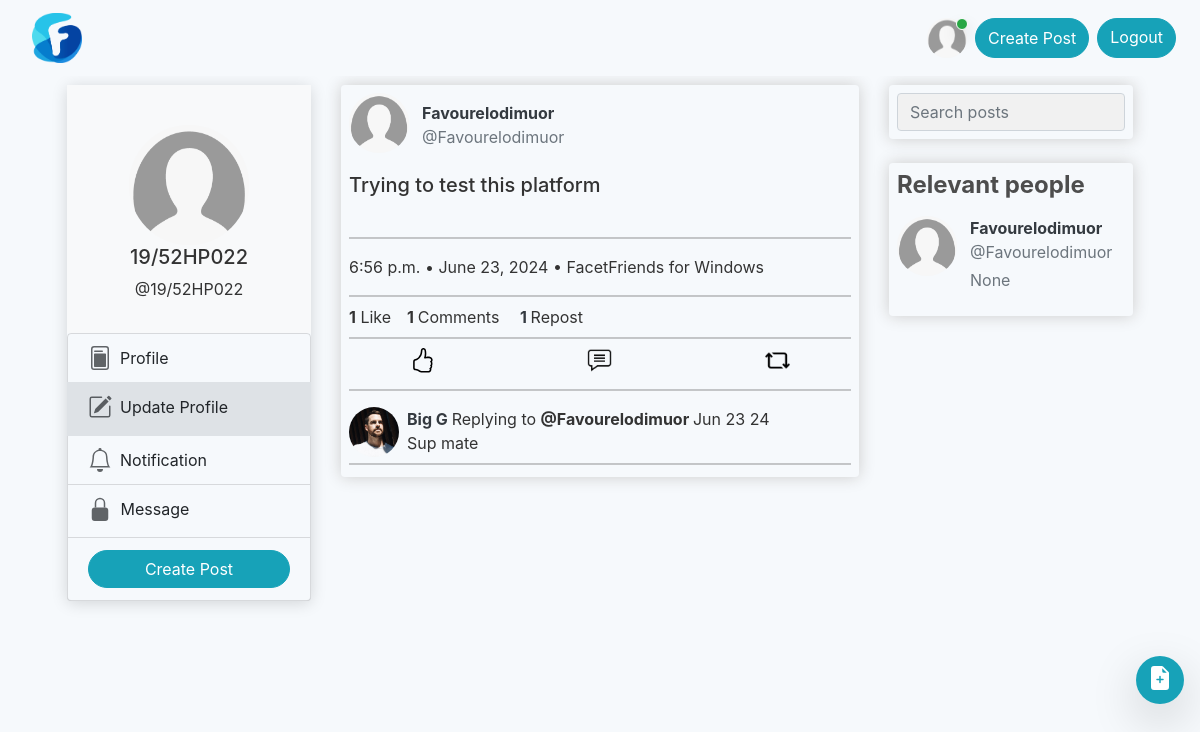
The page /post/1/ (signed in) on the database its author committed.
### users/models.py (models this page shows, shortened)
class User(AbstractUser):
    username = models.CharField(
        max_length=150,
        unique=True,
        validators=[
            RegexValidator(
                regex=r'^[\w@./+-]+$',  # Adjust the regex to include other characters if needed
                message="Username must consist of letters, numbers, or @/./+/-/_ characters."
            ),
        ],
        error_messages={
            'unique': "A user with that username already exists.",
        },
    )
    display_name = models.CharField(max_length=20, null=True, blank=True)
    about = models.CharField(max_length=255, null=True, blank=True)
    image = models.ImageField(default='profile.png', upload_to='profile_picture')
    follower = models.ManyToManyField(settings.AUTH_USER_MODEL, blank=True, related_name='follower_list')
    following = models.ManyToManyField(settings.AUTH_USER_MODEL, blank=True, related_name='following_list')
    background_image = models.ImageField(default="WIN_20220328_15_20_55_Pro.jpg", upload_to="profile_background_image")
    account_visit = models.IntegerField(default=0)
    account_engaged = models.IntegerField(default=0)
    has_viewed = models.BooleanField(default=False)
    is_verified = models.BooleanField(default=False)
    post_notification = models.ManyToManyField(settings.AUTH_USER_MODEL, blank=True, related_name='post_notify')
    mute_list = models.ManyToManyField(settings.AUTH_USER_MODEL, blank=True, related_name='mute')
    block_list = models.ManyToManyField(settings.AUTH_USER_MODEL, blank=True, related_name='block')

### feed/models.py (models this page shows, shortened)
class Post(models.Model):
    title = models.CharField(max_length=100, blank=True, null=True)
    content = models.TextField()
    date_posted = models.DateTimeField(default=timezone.now)
    os = models.CharField(max_length=15,  blank=True, null=True)
    author = models.ForeignKey(settings.AUTH_USER_MODEL, on_delete=models.CASCADE)
    like = models.ManyToManyField(settings.AUTH_USER_MODEL, blank=True, related_name='like')
    def get_absolute_url(self):
        return reverse("post_detail_view", kwargs={"pk": self.pk})
    def get_repost_url(self):
        return reverse("repost_add_view", kwargs={"pk": self.pk})
    def get_api_like_url(self):
        return reverse('like-api', kwargs={'pk': self.pk})

class BlogComment(models.Model):
    user = models.ForeignKey(settings.AUTH_USER_MODEL, on_delete=models.CASCADE)
    post = models.ForeignKey(Post, on_delete=models.CASCADE)
    comment = models.CharField(max_length=200)
    date_posted = models.DateTimeField(default=timezone.now)

### feed/views.py (the view)
# urls.py: path('post/<int:pk>/', feed_view.post_detail_view, name='post_detail_view'),
@login_required
def post_detail_view(request, pk):
    obj = get_object_or_404(Post, pk=pk)
    comments = obj.blogcomment_set.all().order_by("-date_posted")
    obj_likes = obj.like.all()
    notification_count = Notification.objects.filter(user=request.user, is_seen=False).count()
    post_notification_count = PostNotification.objects.filter(user=request.user, is_seen=False).count()
    if request.method == "POST":
        if obj.author == request.user:
            obj.delete()
            return redirect("feed_home")
    context = {
        'object': obj,
        'comments': comments,
        'notification_count': notification_count,
        'post_notification_count': post_notification_count,
        'obj_likes': obj_likes,
        "form": CommentBox()
    }
    return render(request, 'blog/blog_detail.html', context)

### feed/templates/blog/blog_detail.html (shortened to what this page needs)
{% extends 'blog/base.html' %}
{% load humanize %}
{% load static %}
{% load crispy_forms_tags %}
{% load mentions %}
{% load pwa %}
{% block content %}
<div class="col-lg-6">
    <div class="box-element">
        <div class="content-section">
            <div class="media">
                <a href="{% url 'a_follower_post_view' object.author %}">
                    <img class="rounded-circle article-img" src="{{ object.author.image.url }}" alt="">
                </a>
                <div class="media-body mt-2">
                    <a href="{% url 'a_follower_post_view' object.author %}" class="text-decoration-none">
                        <strong class="account-heading text-dark">
                            {% if object.author.display_name %}
                            {{ object.author.display_name }}
                            {% else %}
                            {{ object.author }}
                            {% endif %}
                        </strong>
                    </a>
                    <br>
                    <a href="{% url 'a_follower_post_view' object.author %}" class="text-decoration-none">
                        <p class="text-secondary">@{{ object.author }}</p>
                    </a>
                </div>
            </div>
            <h5 class="mt-2">{{ object.content|safe|mentions|hashtags }}</h5>
            <div class="row p-2 br-2">
            </div>
            <hr>
            <p>{{ object.date_posted|time }} &bull; {{ object.date_posted|date }} {% if object.os %} &bull; FacetFriends for {{ object.os }} {% endif %}</p>
            <hr class="my-2">
            <span class="d-flex">
                <div data-toggle="tooltip" data-placement="top" title="Click to view liked by"
                     style="cursor: pointer" onclick="openCity(event, 'Likes')" class="tablinks">
                    <b class="_result">{{object.like.count|intword}}</b>
                    {% if object.like.count > 1 %}Likes {% else %} Like
                    {% endif %}
                </div>
                <div class="ml-3">
                    <b> {{ object.blogcomment_set.count|intword }} </b>Comments
                    <a class="text-dark ml-3" href="{{object.get_repost_url}}">
                        <b data-target="#postReposModal" data-toggle="modal">
                            {{ object.blogrepost_set.count|intword }}
                        </b>
                    </a>
                    {% if object.blogrepost_set.count > 1 %}Reposts
                    {% else %} Repost {% endif %}
                </div>
            </span>
            <hr class="my-2">
            <div class="row" align="center">
                <div class="col-lg-4 col-4">
                    <a class=" like-btn" data-toggle="tooltip" data-placement="top"
                            title="Like" data- data-href='{{ object.get_api_like_url }}' style="cursor: pointer">
                    </a>
                </div>
                <div class="col-lg-4 col-4">
                    <img onclick="openForm()" data-toggle="tooltip" data-placement="top" title="Comment" style="cursor: pointer"
                         src="{% static 'images/comment (2).png' %}" class="comment mb-" width="25" height="25" alt="">
                </div>
                <div class="col-lg-4 col-4">
                    <a class="text-dark" href="{{object.get_repost_url}}">
                    <img data-toggle="tooltip" data-placement="top" title="Repost" style="cursor: pointer"
                             src="{% static 'images/retweet (1).png' %}" class="mb-" width="25" height="25" alt=""></a>
                </div>
            </div>
            <hr>
            {% for comment in comments %}
            <div class="media">
                <a href="{% url 'a_follower_post_view' comment.user %}" class="text-decoration-none text-dark">
                    <img class="rounded-circle article-img mr-2" style="width: 50px;height:50px"
                        src="{{ comment.user.image.url }}" alt="">
                </a>
                <div class="media-body">
                    <a href="{% url 'a_follower_post_view' comment.user %}" class="text-decoration-none text-dark">
                        <strong class="account-heading">
                            {% if comment.user.display_name %}
                            {{ comment.user.display_name }}
                            {% else %}
                            {{ comment.user.username }}
                            {% endif %}
                        </strong>
                    </a>
                    Replying to
                    <b>
                        @{{ comment.post.author }}
                    </b>{{ comment.date_posted|date:"M d y" }}
                    <p class="mb-1">{{ comment.comment|safe|mentions|hashtags }}</p>
                </div>
            </div>
            <hr class="my-1">
            {% endfor %}
        </div>
    </div>
    <br>
    <br>
</div>
<div class="col-lg-3 phone_size">
    <div class="box-element">
        <form action="{% url 'search' %}" autocomplete="off" method="GET" value="{{request.GET.q}}">
            <input type="text" name="q" value="{{request.GET.q}}" class="form-control"
                   placeholder="Search posts"/>
        </form>
    </div>
    <br>
    <div class="box-element">
        <h4 class="mb-3"><strong>Relevant people</strong></h4>
        <div class="media">
            <a href="{% url 'a_follower_post_view' object.author %}">
                <img class="rounded-circle article-img" src="{{ object.author.image.url }}" alt="">
            </a>
            <div class="media-body">
                <div class="dropdown">
                    <a href="{% url 'a_follower_post_view' object.author %}" class="text-decoration-none text-dark">
                        <strong class="account-heading">
                            {% if object.author.display_name %}
                            {{ object.author.display_name }}
                            {% else %}
                            {{ object.author }}
                            {% endif %}
                        </strong>
                    </a>
                </div>
                <p class="text-secondary mb-1 text-truncate">@{{ object.author }}</p>
                <p class="text-secondary">{{ object.author.about }}</p>
            </div>
        </div>
    </div>
    <br>
    <br>
</div>
{% endblock %}

### feed/templates/blog/base.html (shortened to what this page needs)
<!DOCTYPE html>
{% load crispy_forms_tags %}
{% load static %}
{% load humanize %}
{% load pwa %}
<html lang="en">
<head>
    <link href="https://cdn.jsdelivr.net/npm/bootstrap@5.1.3/dist/css/bootstrap.min.css" rel="stylesheet"
>
    <link rel="stylesheet" href="https://stackpath.bootstrapcdn.com/bootstrap/4.5.0/css/bootstrap.min.css"
>
    <link href="https://stackpath.bootstrapcdn.com/bootstrap/4.4.1/css/bootstrap.min.css" rel="stylesheet"
          type="text/css"/>
    <link rel="stylesheet" href="https://cdn.jsdelivr.net/npm/bootstrap@4.6.1/dist/css/bootstrap.min.css"
>
    <link rel="stylesheet" href="https://cdnjs.cloudflare.com/ajax/libs/animate.css/4.1.1/animate.min.css"/>
    <link rel="stylesheet" href="https://cdnjs.cloudflare.com/ajax/libs/animate.css/3.7.2/animate.min.css">
    <link rel="stylesheet" href="{% static 'css/bootstrap.css' %}">
    <link rel="stylesheet" href="{% static 'css/main.css' %}">
    <link rel="stylesheet" href="{% static 'css/search.css' %}">
</head>
<body id="page-top">
{% include 'blog/navbar.html' %}
<div class="container">
    <div class="row">
        <div class="col-lg-3 phone_size">
            <div class="sticky-top" style="top: 80px">
                <div class="card border-0">
                    <div align="center" class="customer-profile">
                        <br>
                        <img width="120" height="120" background="#fff" color="#fff"
                             class="rounded-circle customer-image " src="{{ user.image.url }}">
                        <h5>
                            {% if user.display_name %}
                            {{ user.display_name }}
                            {% else %}
                            {{ user }}
                            {% endif %}
                        </h5>
                        <p class="text-truncate">@{{ user }}</p>
                    </div>
                    <ul class="customer-nav list-group">
                        <a href="{% url 'a_follower_post_view' user %}" class=" list-group-item">
                            <div class="media">
                                <div class="media-body ml-2">
                                    Profile
                                </div>
                            </div>
                        </a>
                        <a href="{% url 'update_profile' %}" class="active list-group-item">
                            <div class="media">
                                <div class="media-body ml-1">
                                    Update Profile
                                </div>
                            </div>
                        </a>
                        <a href="{% url 'notification' %}" class="list-group-item">
                            <div class="media">
                                <div class="media-body ml-2">
                                    Notification
                                </div>
                            </div>
                        </a>
                        <a href="#" class="d-flex justify-content-between align-items-center list-group-item">
                            <span>
                                Message
                            </span>
                        </a>
                        <a data-target="#postModal" data-toggle="modal" href=""
                           class="d-flex justify-content-between align-items-center list-group-item">
                            <button class="btn btn-info btn-block">
                                Create Post
                            </button>
                        </a>
                    </ul>
                </div>
            </div>
        </div>
        <br>
        <br>
        {% block content %} {% endblock %}
    </div>
</div>
<div class="toast-container toast-bottom-center" style="height: 10px;">
</div>
<a class="scroll shadow-lg rounded-circle">
</a>
</body>
</html>

### feed/templates/blog/navbar.html (shortened to what this page needs)
{% load static %}
{% load humanize %}
<nav style="background-color: #f6f9fc !important;"
     class="bg-light navbar  navbar-expand-lg navbar-light fixed-top mb-5">
    <div class="form-inline my-2 my-lg-0">
        <div class="row">
            <div class="col">
                <a class="navbar-brand ml-3 d-flex" href="{% url 'feed_home' %}">
                    <img class="logo-img" src="{% static 'images/falcon_LGfm6ox.png' %}" alt="">
                </a>
            </div>
        </div>
    </div>
    <nav id="navbar_main" class="mobile-offcanvas navbar navbar-expand-lg navbar-light bg-light"
         style="background-color: #f6f9fc !important;">
    </nav>
    <div class="navbar-collapse mr-auto order-lg-2 collapse hide_nav" id="navbarCollapse" style="">
        <div class="collapse d-flex navbar-collapse" id="navbarSupportedContent">
            <ul class="navbar d-flex navbar-nav float-left me-auto">
                <li class="nav-item">
                    <a class="nav-link active" aria-current="page" href="/"></a>
                </li>
            </ul>
            <form class="d-flex" method="get" action="{% url 'search' %}">
                <a href="{% url 'a_follower_post_view' request.user %}">
                    <img src="{{ user.image.url }}" width="40" height="40" class="rounded-circle mr-2 user-image"
                         alt=""></a>
                <div class="badge badge-success shadow badge-counter rounded-circle user_badge"
                     style="margin-left: 29px;">
                </div>
                <button type="button" data-target="#postModal" data-toggle="modal" class="btn btn-info mr-2">Create
                    Post
                </button>
                {% if request.user.is_authenticated %}
                <a href="{% url 'logout' %}" class="btn btn-info mr-2">Logout
                </a>
                {% endif %}
            </form>
        </div>
    </div>
</nav>

### rows shown on the page
User: image (placeholder picture), username "19/52HP022"
Post: author.image (placeholder picture), author "Favourelodimuor", content|mentions "Trying to test this platform", date_posted "6:56 p.m.", date_posted "June 23, 2024", os "Windows", like.count "1", blogcomment_set.count "1", blogrepost_set.count "1", author.about "None"
BlogComment: user.image (picture), user.display_name "Big G", post.author "Favourelodimuor", date_posted "Jun 23 24", comment|mentions "Sup mate"
